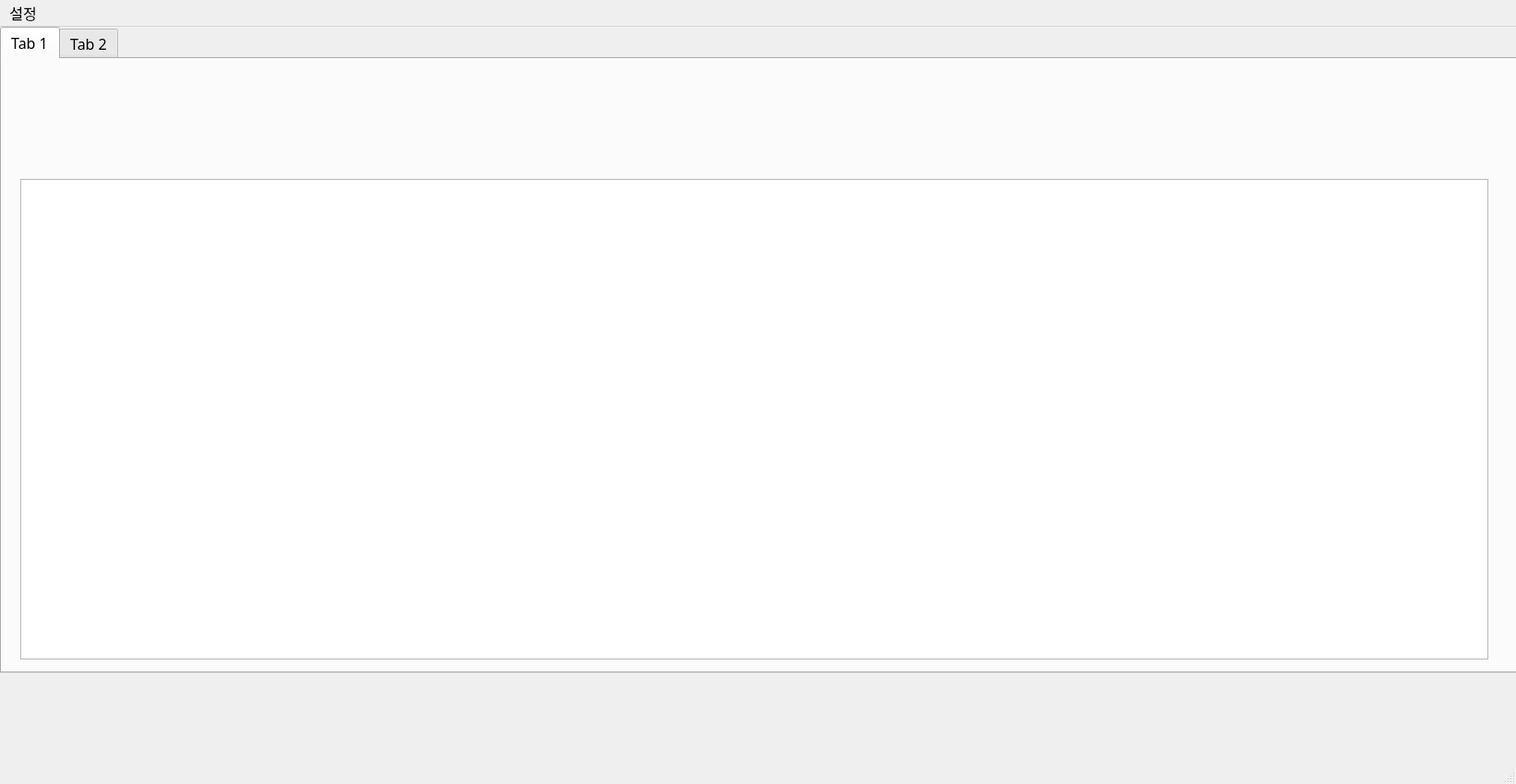
<?xml version="1.0" encoding="UTF-8"?>
<ui version="4.0">
 <class>MainWindow</class>
 <widget class="QMainWindow" name="MainWindow">
  <property name="enabled">
   <bool>true</bool>
  </property>
  <property name="geometry">
   <rect>
    <x>0</x>
    <y>0</y>
    <width>1643</width>
    <height>850</height>
   </rect>
  </property>
  <property name="font">
   <font>
    <family>굴림</family>
    <pointsize>12</pointsize>
   </font>
  </property>
  <property name="windowTitle">
   <string>ORDER MANAGER</string>
  </property>
  <widget class="QWidget" name="centralwidget">
   <widget class="QTabWidget" name="tabWidget">
    <property name="geometry">
     <rect>
      <x>0</x>
      <y>0</y>
      <width>1661</width>
      <height>701</height>
     </rect>
    </property>
    <property name="currentIndex">
     <number>0</number>
    </property>
    <widget class="QWidget" name="tab">
     <attribute name="title">
      <string>Tab 1</string>
     </attribute>
     <widget class="QTableWidget" name="ordersTableWidget">
      <property name="geometry">
       <rect>
        <x>20</x>
        <y>130</y>
        <width>1591</width>
        <height>521</height>
       </rect>
      </property>
      <attribute name="verticalHeaderVisible">
       <bool>false</bool>
      </attribute>
     </widget>
    </widget>
    <widget class="QWidget" name="tab_2">
     <attribute name="title">
      <string>Tab 2</string>
     </attribute>
     <widget class="QTableWidget" name="tableWidget">
      <property name="geometry">
       <rect>
        <x>20</x>
        <y>130</y>
        <width>1591</width>
        <height>521</height>
       </rect>
      </property>
     </widget>
     <widget class="QWidget" name="gridLayoutWidget">
      <property name="geometry">
       <rect>
        <x>20</x>
        <y>30</y>
        <width>1591</width>
        <height>91</height>
       </rect>
      </property>
      <layout class="QGridLayout" name="gridLayout">
       <item row="0" column="5">
        <widget class="QPushButton" name="tableUpdateBtn">
         <property name="sizePolicy">
          <sizepolicy hsizetype="Expanding" vsizetype="Expanding">
           <horstretch>0</horstretch>
           <verstretch>0</verstretch>
          </sizepolicy>
         </property>
         <property name="text">
          <string>tableUpdateBtn</string>
         </property>
        </widget>
       </item>
       <item row="0" column="1">
        <widget class="QPushButton" name="tableNameComboBtn">
         <property name="sizePolicy">
          <sizepolicy hsizetype="Expanding" vsizetype="Expanding">
           <horstretch>0</horstretch>
           <verstretch>0</verstretch>
          </sizepolicy>
         </property>
         <property name="text">
          <string>tableComboBtn</string>
         </property>
        </widget>
       </item>
       <item row="0" column="0">
        <widget class="QComboBox" name="tableNameComboBox">
         <property name="sizePolicy">
          <sizepolicy hsizetype="Expanding" vsizetype="Expanding">
           <horstretch>0</horstretch>
           <verstretch>0</verstretch>
          </sizepolicy>
         </property>
        </widget>
       </item>
       <item row="1" column="2">
        <widget class="QComboBox" name="tableSelectColComboBox">
         <property name="sizePolicy">
          <sizepolicy hsizetype="Expanding" vsizetype="Expanding">
           <horstretch>0</horstretch>
           <verstretch>0</verstretch>
          </sizepolicy>
         </property>
        </widget>
       </item>
       <item row="1" column="0">
        <widget class="QComboBox" name="tableSortColComboBox">
         <property name="sizePolicy">
          <sizepolicy hsizetype="Expanding" vsizetype="Expanding">
           <horstretch>0</horstretch>
           <verstretch>0</verstretch>
          </sizepolicy>
         </property>
        </widget>
       </item>
       <item row="0" column="4">
        <widget class="QPushButton" name="tableInsertBtn">
         <property name="sizePolicy">
          <sizepolicy hsizetype="Expanding" vsizetype="Expanding">
           <horstretch>0</horstretch>
           <verstretch>0</verstretch>
          </sizepolicy>
         </property>
         <property name="text">
          <string>tableInsertBtn</string>
         </property>
        </widget>
       </item>
       <item row="1" column="6">
        <widget class="QPushButton" name="tableSelectBtn">
         <property name="sizePolicy">
          <sizepolicy hsizetype="Expanding" vsizetype="Expanding">
           <horstretch>0</horstretch>
           <verstretch>0</verstretch>
          </sizepolicy>
         </property>
         <property name="text">
          <string>tableSelectBtn</string>
         </property>
        </widget>
       </item>
       <item row="1" column="1">
        <widget class="QComboBox" name="tableSortOpComboBox">
         <property name="sizePolicy">
          <sizepolicy hsizetype="Expanding" vsizetype="Expanding">
           <horstretch>0</horstretch>
           <verstretch>0</verstretch>
          </sizepolicy>
         </property>
         <item>
          <property name="text">
           <string>오름차순</string>
          </property>
         </item>
         <item>
          <property name="text">
           <string>내림차순</string>
          </property>
         </item>
        </widget>
       </item>
       <item row="1" column="4" colspan="2">
        <widget class="QLineEdit" name="tableSelectLineEdit">
         <property name="sizePolicy">
          <sizepolicy hsizetype="Expanding" vsizetype="Expanding">
           <horstretch>0</horstretch>
           <verstretch>0</verstretch>
          </sizepolicy>
         </property>
        </widget>
       </item>
       <item row="0" column="6">
        <widget class="QPushButton" name="tableDeleteBtn">
         <property name="sizePolicy">
          <sizepolicy hsizetype="Expanding" vsizetype="Expanding">
           <horstretch>0</horstretch>
           <verstretch>0</verstretch>
          </sizepolicy>
         </property>
         <property name="text">
          <string>tableDeleteBtn</string>
         </property>
        </widget>
       </item>
       <item row="1" column="3">
        <widget class="QComboBox" name="tableSelectOpComboBox">
         <property name="sizePolicy">
          <sizepolicy hsizetype="Expanding" vsizetype="Expanding">
           <horstretch>0</horstretch>
           <verstretch>0</verstretch>
          </sizepolicy>
         </property>
         <item>
          <property name="text">
           <string>&gt;</string>
          </property>
         </item>
         <item>
          <property name="text">
           <string>&lt;</string>
          </property>
         </item>
         <item>
          <property name="text">
           <string>&gt;=</string>
          </property>
         </item>
         <item>
          <property name="text">
           <string>&lt;=</string>
          </property>
         </item>
         <item>
          <property name="text">
           <string>=</string>
          </property>
         </item>
         <item>
          <property name="text">
           <string>IN</string>
          </property>
         </item>
         <item>
          <property name="text">
           <string>LIKE</string>
          </property>
         </item>
         <item>
          <property name="text">
           <string>부재</string>
          </property>
         </item>
         <item>
          <property name="text">
           <string>존재</string>
          </property>
         </item>
        </widget>
       </item>
      </layout>
     </widget>
    </widget>
   </widget>
  </widget>
  <widget class="QMenuBar" name="menubar">
   <property name="geometry">
    <rect>
     <x>0</x>
     <y>0</y>
     <width>1643</width>
     <height>26</height>
    </rect>
   </property>
   <widget class="QMenu" name="menu">
    <property name="title">
     <string>설정</string>
    </property>
   </widget>
   <addaction name="menu"/>
  </widget>
  <widget class="QStatusBar" name="statusbar"/>
 </widget>
 <resources/>
 <connections/>
</ui>
